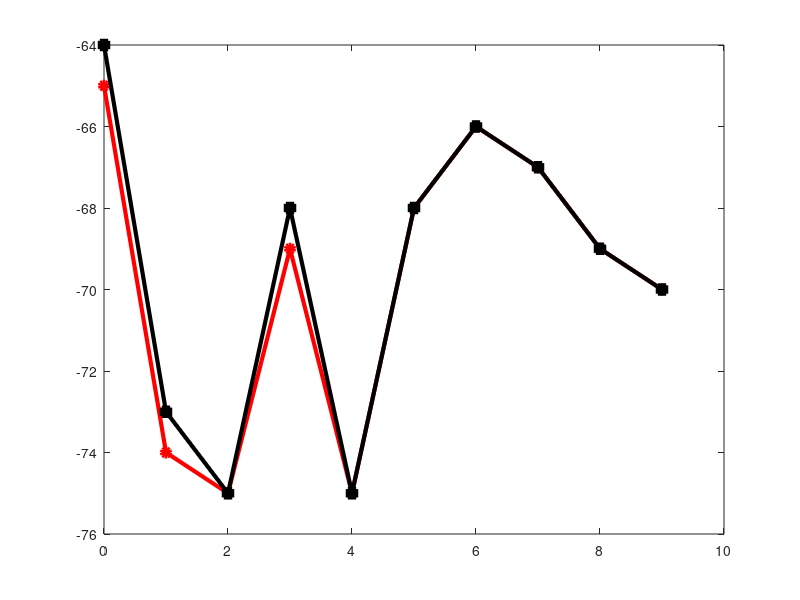

This figure's MATLAB source: (Note: this script raises an error after producing the figure.)
clear all; close all; clc

load data_mobile_indoor_2.mat

% Original RSS Sequence
startInd = 134;
len = 10;
ind = startInd:(startInd + len - 1);
rssa = A(ind,1);
rssb = A(ind,2);

textSize = 20;
linewid = 3;

figure(1)
plot(0:length(ind)-1, rssa, 'ro-', 'MarkerFaceColor', 'r', 'LineWidth',linewid)
hold on
plot(0:length(ind)-1, rssb, 'ks-', 'MarkerFaceColor', 'k', 'LineWidth',linewid)
hold on
ax = gca;
ax.YAxis.FontSize = 20;
ax.XAxis.FontSize = 20;
ax.YAxis.FontWeight = 'bold';
ax.XAxis.FontWeight = 'bold';
xlim([0 length(ind)-1])
ylim([-76 -63])
legend('Alice', 'Bob', 'FontSize', textSize, 'FontWeight', 'bold', 'Location', 'southeast')
xlabel('Index', 'FontSize', 20, 'FontWeight', 'bold')
ylabel('RSS (dB)', 'FontSize', 20, 'FontWeight', 'bold')
print('editOri','-depsc')

% rperm = randperm(length(rssa));
ins = [4,7];
insv = [-68, -73];
del = [];
redit = zeros(1, length(rssa));
for i = 1:length(rssa)
    redit(i) = rssa(i);
end
for i = 1:length(ins)
    for j = length(redit):-1:ins(i)
        redit(j+1) = redit(j);
    end
    redit(ins(i)) = insv(i);
end
for i = 1:length(del)
    for j = del(i):length(redit)-1
        redit(j) = redit(j+1);
    end
end
redit =  redit(1:length(rssa)+length(ins)-length(del));

figure11 =  figure(11);
plot(0:length(redit)-1, redit, 'ro-', 'MarkerFaceColor', 'r', 'LineWidth',linewid)
hold on
plot(0:length(rssb)-1, rssb, 'ks-', 'MarkerFaceColor', 'k', 'LineWidth',linewid)
hold on
ax = gca;
ax.YAxis.FontSize = 20;
ax.XAxis.FontSize = 20;
ax.YAxis.FontWeight = 'bold';
ax.XAxis.FontWeight = 'bold';
xlim([0 length(redit)-1])
ylim([-76 -63])
legend('Alice', 'Bob', 'FontSize', textSize, 'FontWeight', 'bold', 'Location', 'southeast')
xlabel('Index', 'FontSize', 20, 'FontWeight', 'bold')
ylabel('RSS (dB)', 'FontSize', 20, 'FontWeight','bold')

% 创建 ellipse
annotation(figure11,'ellipse',...
    [0.535523809523809 0.255555555555557 0.0537619047619048 0.196825396825398],...
    'Color',[0 0 1],...
    'LineWidth',3,...
    'LineStyle','-.');

% 创建 ellipse
annotation(figure11,'ellipse',...
    [0.328380952380952 0.531746031746032 0.0537619047619048 0.196825396825398],...
    'Color',[0 0 1],...
    'LineWidth',3,...
    'LineStyle','-.');

% 创建 arrow
annotation(figure11,'arrow',[0.472619047619048 0.559523809523809],...
    [0.80952380952381 0.473015873015873],'Color',[0 0 1],'LineWidth',3);

% 创建 arrow
annotation(figure11,'arrow',[0.395238095238095 0.36547619047619],...
    [0.803174603174603 0.746031746031746],'Color',[0 0 1],'LineWidth',3);

% 创建 textbox
annotation(figure11,'textbox',...
    [0.182142857142857 0.81646031746032 0.603571428571429 0.103174603174603],...
    'Color',[0 0 1],...
    'String',{'Inserted redundant RSS'},...
    'FontWeight','bold',...
    'FontSize',20,...
    'FitBoxToText','off',...
    'EdgeColor','none');
print('editEdit','-depsc')

% ori = [1 3 5 6 8 9 10 11 12 13];
% rssbe = redit;
% j=1;
% for i = 1:length(ori)
%     rssbe(ori(i)) = rssb(j);
%     j = j+1;
% end

rssbe1 = rssb([1 2 3]);
rssbe2 = rssb([4 5]);
rssbe3 = rssb([6 7 8 9 10]);

figure2 = figure(2);
plot(0:length(redit)-1, redit, 'ro-', 'MarkerFaceColor', 'r', 'LineWidth',linewid)
hold on
% plot([0 1 2], rssbe1, 'ks-', 'MarkerFaceColor', 'k', 'LineWidth',linewid)
% plot([3 5], rssbe2, 'ks-', 'MarkerFaceColor', 'k', 'LineWidth',linewid)
% plot([7 8 9 10 11], rssbe3, 'ks-', 'MarkerFaceColor', 'k', 'LineWidth',linewid)
plot([0 1 2 3 5 7 8 9 10 11], rssb, 'ks-', 'MarkerFaceColor', 'k', 'LineWidth',linewid)
hold on
ax = gca;
ax.YAxis.FontSize = 20;
ax.XAxis.FontSize = 20;
ax.YAxis.FontWeight = 'bold';
ax.XAxis.FontWeight = 'bold';
xlim([0 length(redit)-1])
ylim([-76 -63])
legend('Alice','Bob', 'FontSize',textSize, 'FontWeight','bold', 'Location','southeast')
xlabel('Index', 'FontSize', 20, 'FontWeight','bold')
ylabel('RSS (dB)', 'FontSize', 20, 'FontWeight','bold')

% 创建 textbox
annotation(figure2,'textbox',...
    [0.217857142857143 0.799000000000001 0.447619047619048 0.103174603174603],...
    'Color',[0 0 1],...
    'String',{'Mismatched RSS'},...
    'FontWeight','bold',...
    'FontSize',20,...
    'EdgeColor','none');

% 创建 ellipse
annotation(figure2,'ellipse',...
    [0.326 0.538095238095238 0.0573333333333334 0.185714285714286],...
    'Color',[0 0 1],...
    'LineWidth',3,...
    'LineStyle','-.');

% 创建 arrow
annotation(figure2,'arrow',[0.397619047619048 0.369047619047619],...
    [0.796825396825397 0.741269841269842],'Color',[0 0 1],'LineWidth',3);

print('editMatch','-depsc')